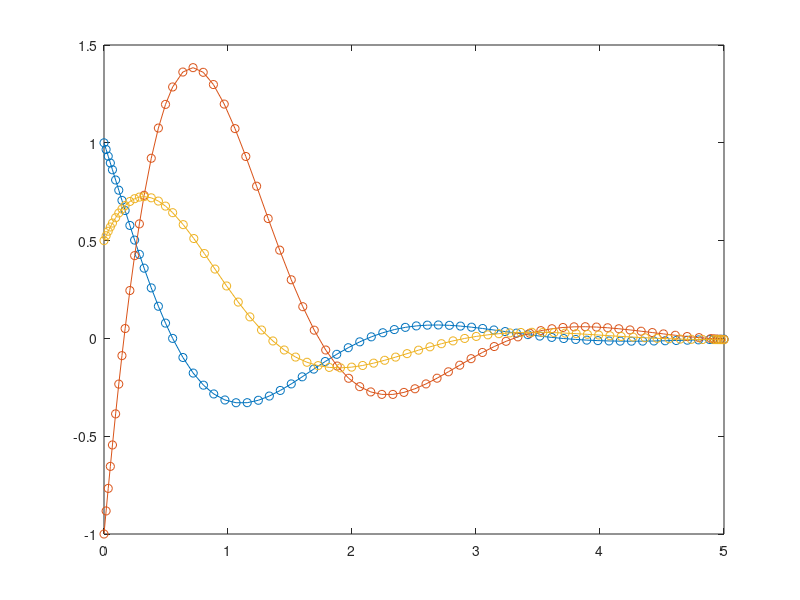

Reproduce this figure in MATLAB.
% Example of the prototyped run.

ic = [0 1; -1 -1; -.5, .5];
A = [0,1; -5,-2];
f = @(t,x)A*x;
T = [0,5];

for k = 1:size(ic,1)

    [t,x] = ode45(f, T, ic(k,:) );
    
    plot( t, x(:,2), '-o');
    hold all;    
    
end
